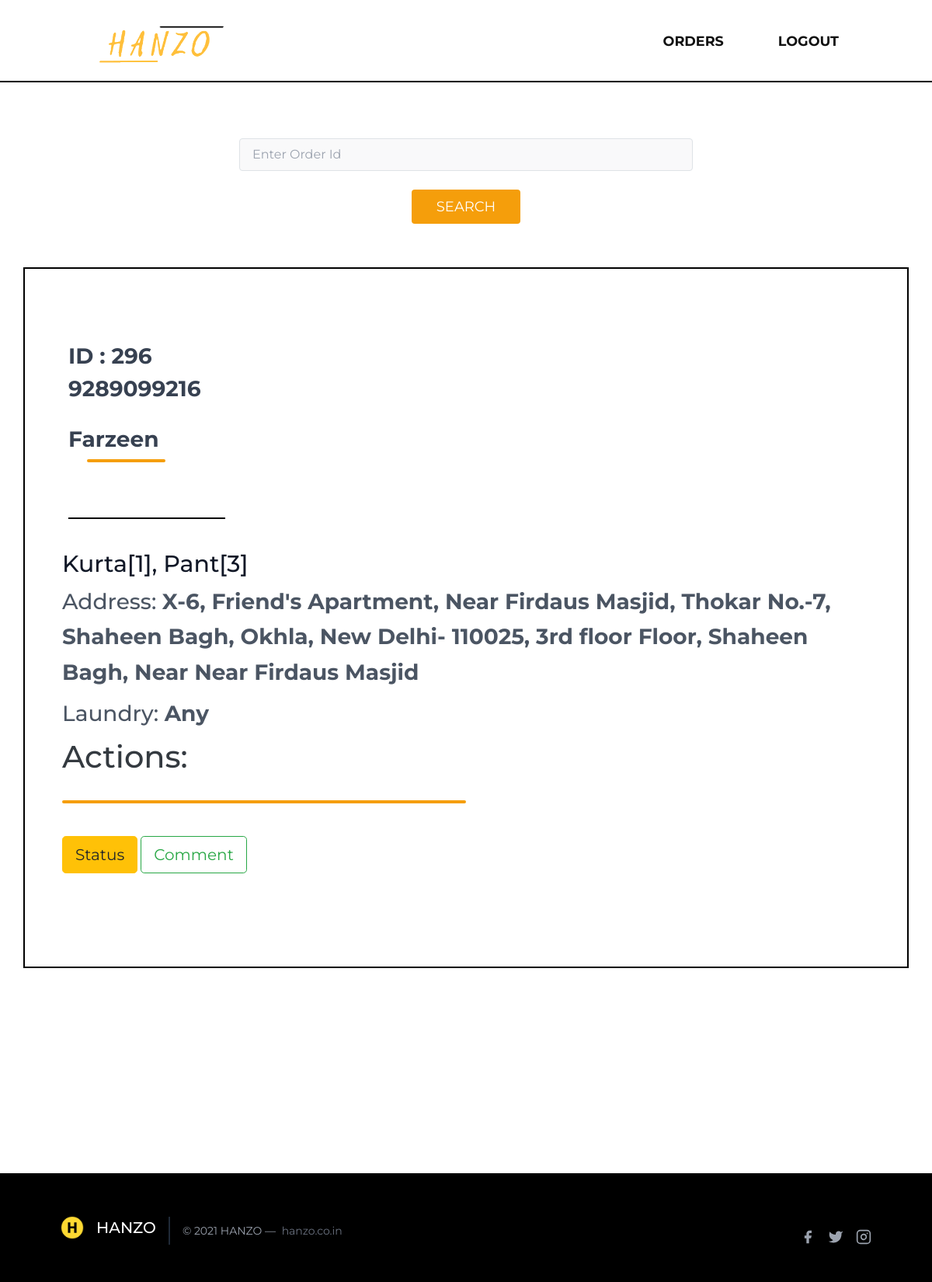
Page /delivery/ (signed in) on the committed database.
### home/models.py (models this page shows, shortened)
class Order(models.Model):
    order_id = models.AutoField(primary_key=True)
    name = models.CharField(max_length=1000)
    phone = models.IntegerField()
    order_name = models.CharField(max_length=1000)
    address = models.CharField(max_length=1000)
    timing = models.CharField(max_length=1000)
    status = models.CharField(max_length=1000, default="Order Placed")
    f_stat = models.IntegerField()
    comment = models.CharField(max_length=1000, default="-")
    weight = models.CharField(max_length=1000, default="Not Specified")
    laundry_price = models.CharField(max_length=1000, default="Not defined Yet")
    costumer_price = models.CharField(max_length=1000, default="Not defined Yet")
    laundry_review = models.CharField(max_length=1000, default="No review")
    delivery_review = models.CharField(max_length=1000, default="No review")
    refer_code = models.CharField(max_length=1000, default="-")

### delivery/views.py (the view, shortened to what this page needs)
# urls.py: path('', views.index),
def index(request):
    if not request.user.is_authenticated:
        return redirect('/delivery/login')
    orders = list(Order.objects.all().order_by("-order_id"))
    orders_param = []
    for i in orders:
        if "Delivered" not in i.status:
            orders_param.append(i)
    params = {'order':orders_param}
    return render(request, 'delivery/index.html',params)

### templates/delivery/index.html (shortened to what this page needs)
{% extends 'dbase.html' %}
{% block body %}
<div class="only-laptop">
<br><br>
<hr style="border:1px solid black">
</div>
<br><br>
<center>
<div class="p-2 w-1/2">
  <div class="relative">
 <form action="" method="post"> {% csrf_token %}
    <input type="number" id="name" name="id" placeholder="Enter Order Id" class="w-100 bg-gray-100 bg-opacity-50 rounded border border-gray-300 focus:border-indigo-500 focus:bg-white focus:ring-2 focus:ring-indigo-200 text-base outline-none text-gray-700 py-1 px-3 leading-8 transition-colors duration-200 ease-in-out">
      <button type="submit" class="flex mx-auto text-white bg-yellow-500 border-0 py-2 px-8 mt-4 focus:outline-none hover:bg-indigo-600 rounded text-lg">SEARCH</button>
  </form>
  </div>
</div>
</center>
<br><br>
<section class="text-gray-600 body-font overflow-hidden">
  {% for i in order %}
    <div class="container px-5 py-24 mx-auto" style="border:2px solid black;" bis_skin_checked="1">
      <div class="-my-8 divide-y-2 divide-gray-100" bis_skin_checked="1">
        <div class="py-8 flex flex-wrap md:flex-nowrap" bis_skin_checked="1">
          <div class="md:mb-0 mr-8 ml-2 mb-6 flex-shrink-0 flex flex-col" bis_skin_checked="1">
            <span class="font-bold title-font text-gray-700"><h3><b>ID : {{i.order_id}}</b></h3>
              <a href="tel:{{i.phone}}">
                <span class="font-bold title-font text-gray-700 mr-4"><h3><b>{{i.phone}} &nbsp;&nbsp;&nbsp;</b></h3>
                </a>
              <span class="font-bold title-font text-gray-700 mr-4"><h3><b>{{i.name}}</b></h3>
                </span>
                  <span class="inline-block h-1 w-50 rounded bg-yellow-500 mb-6"></span>
              <br><br>
              <hr style="border:1px solid black">
          </div>
          <div class="md:flex-grow" bis_skin_checked="1">
            <br>
            <h1 class="text-3xl font-medium text-gray-900 title-font mb-2">{{i.order_name}}</h1>
            <h3 class="leading-relaxed">
            Address:
            <b>
            {{i.address}}
            </b>
            </h3>
            <h3 class="leading-relaxed">
              Laundry:
              <b>
              {% if i.refer_code == "hamd" %}
              Al-Hamd
              {% elif i.refer_code == "shine" %}
              Shining Laundry
              {% elif i.refer_code == "fine" %}
              Finewash Laundry
              {% elif i.refer_code == "bilal" %}
              Bilal Dry Clean
              {% else %}
              Any
              {% endif %}
              </b>
            </h3>
            <h1 class="text-dark">
            Actions:
            <br>
            <span class="inline-block h-1 w-50 rounded bg-yellow-500 mt-8 mb-6"></span>
            </h1>
                <a href="status/{{i.order_id}}">
                <button class="btn btn-warning btn-lg">Status</button>
                </a>
                <a href="comment/{{i.order_id}}">
                <button class=" btn btn-outline-success btn-lg">Comment</button>
                </a>
            <br><br>
        </div>
        </div>
        </div>
      </div>
      <br>
      {% endfor %}
  </section>
<br><br>
<br><br><br><br>
<br><br><br><br>
{% endblock body %}

### home/static/css/style_base.css (style rules this page uses)
* { font-family: Montserrat; }
html { color: #222; font-size: 1em; line-height: 2; box-sizing: border-box }
body { margin: 0; }

### rows in the picture
Order: order_id "296", phone "9289099216", name "Farzeen", order_name "Kurta[1], Pant[3]", address "X-6, Friend's Apartment, Near Firdaus Masjid, Thokar No.-7, Shaheen Bagh, Okhla, New Delhi- 110025, 3rd floor Floor, Shaheen Bagh, Near Near Firdaus Masjid", refer_code "Any"
